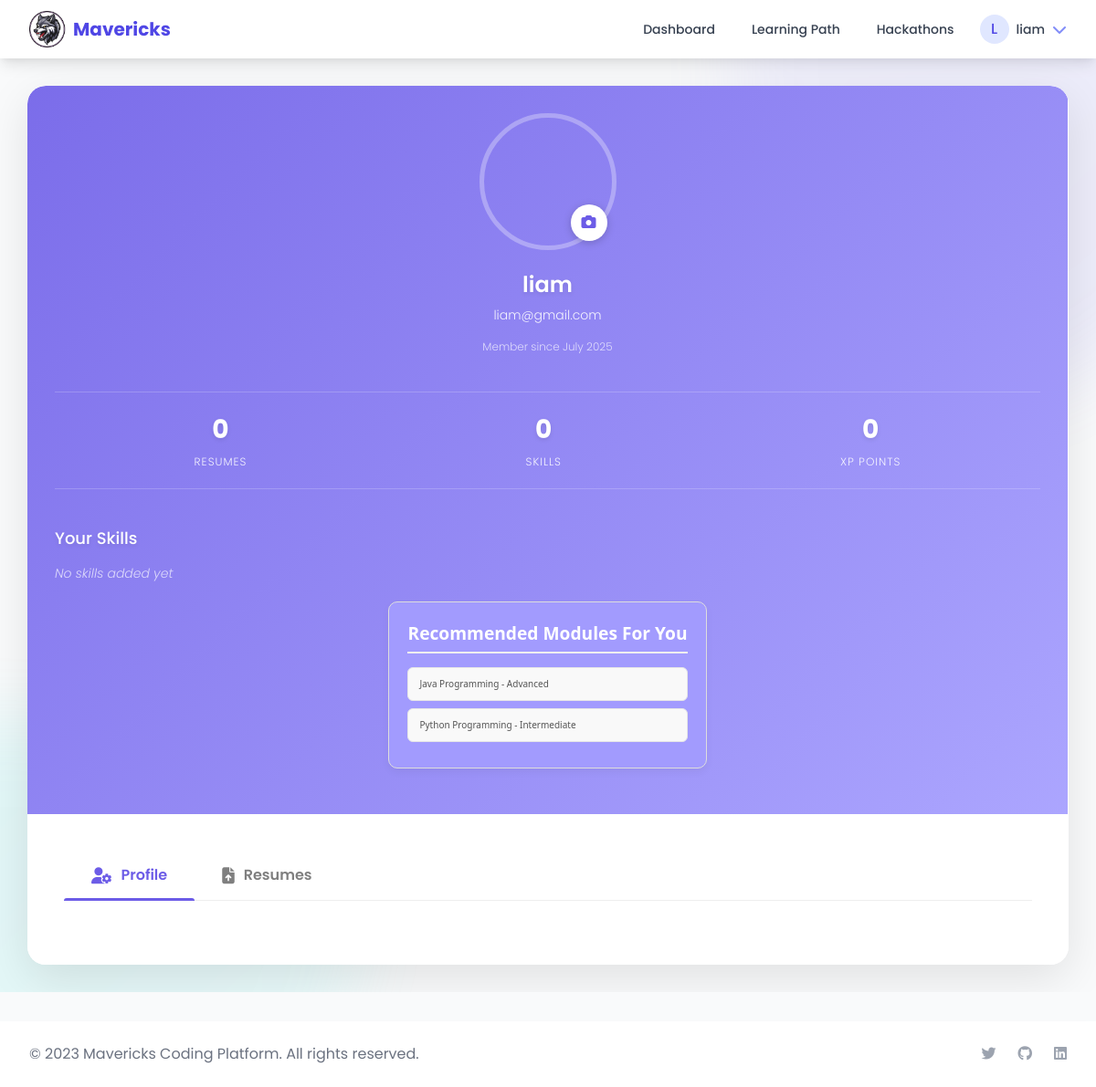
The app's page /profile/ (signed in) with its own data.
### myapp/models.py (models this page shows, shortened)
class CustomUser(AbstractUser):
    email = models.EmailField(unique=True)
    is_admin = models.BooleanField(default=False)
    profile_picture = models.ImageField(upload_to='profile_pics/', null=True, blank=True)
    bio = models.TextField(blank=True)
    total_xp = models.PositiveIntegerField(default=0)
    is_verified = models.BooleanField(default=False)
    verification_token = models.UUIDField(default=uuid.uuid4, editable=False)
    token_created_at = models.DateTimeField(auto_now_add=True, null=True)
    username = models.CharField(max_length=150, unique=False)
    USERNAME_FIELD = 'email'
    REQUIRED_FIELDS = ['username']  # username is still required for creation

class UserProfile(models.Model):
    user = models.OneToOneField(CustomUser, on_delete=models.CASCADE, related_name='profile')
    skills = models.TextField(blank=True)
    experience_level = models.CharField(max_length=50, blank=True)
    created_at = models.DateTimeField(auto_now_add=True)
    updated_at = models.DateTimeField(auto_now=True)
    @property
    def total_xp(self):
        return self.xp_records.aggregate(total=models.Sum('xp'))['total'] or 0

class Module(models.Model):
    DIFFICULTY_LEVELS = (
        ('beginner', 'Beginner'),
        ('intermediate', 'Intermediate'),
        ('advanced', 'Advanced'),
    )
    name = models.CharField(max_length=100)
    description = models.TextField()
    estimated_time = models.CharField(max_length=50)
    difficulty = models.CharField(max_length=20, choices=DIFFICULTY_LEVELS)
    thumbnail = models.ImageField(upload_to='module_thumbnails/', null=True, blank=True)
    created_at = models.DateTimeField(auto_now_add=True)
    xp_reward = models.PositiveIntegerField(default=100)  # Experience points for completing

### myapp/views.py (the view, shortened to what this page needs)
# urls.py: path('profile/', views.profile_view, name='profile'),
@login_required
def profile_view(request):
    user = request.user
    profile = getattr(user, 'profile', None)
    profile_form = ProfileUpdateForm(instance=request.user)
    resume_form = ResumeUploadForm()
    learning_paths = LearningPath.objects.filter(user=user).select_related('module')
    xp_earned = learning_paths.filter(status='completed').aggregate(
        total_xp=Sum('module__xp_reward')
    )['total_xp'] or 0
    coding_xp = profile.total_xp if profile else 0
    total_xp = coding_xp + xp_earned
    resume = Resume.objects.filter(user=request.user).first()
    recommended_modules = []
    if profile and profile.skills:
        profile_skills_words = set()
        for skill in profile.skills.split(','):
            profile_skills_words.update(re.findall(r'\w+', skill.lower()))
        for module in Module.objects.all():
            module_name_words = set(re.findall(r'\w+', module.name.lower()))
            if profile_skills_words.isdisjoint(module_name_words):
                recommended_modules.append(module)
    else:
        recommended_modules = list(Module.objects.all())
    return render(request, 'user/profile.html', {
        'profile_form': profile_form,
        'resume_form': resume_form,
        'resume': resume,  # Single resume object instead of queryset
        'user': request.user,
        'total_xp': total_xp,
        'recommended_modules': recommended_modules
    })

### myapp/templatetags/custom_filters.py (called while the page is built)
@register.filter(name='split')
def split(value, delimiter=','):
    if not value:
        return []
    return [item.strip() for item in str(value).split(delimiter) if item.strip()]

### myapp/templates/user/profile.html (shortened to what this page needs)
{% extends "base.html" %}
{% load static %}
{% load custom_filters %}
{% block content %}
<div class="profile-container">
    <div class="profile-wrapper">
        <div class="profile-sidebar">
            <div class="profile-header">
                <div class="avatar-upload">
                    <div class="avatar-edit">
                        <label for="imageUpload"><i class="fas fa-camera"></i></label>
                    </div>
                    <div class="avatar-preview">
                    </div>
                </div>
                <h2>{{ user.username }}</h2>
                <p class="email">{{ user.email }}</p>
                <div class="member-since">Member since {{ user.date_joined|date:"F Y" }}</div>
            </div>
            <div class="profile-stats">
                <div class="stat-item">
                    <div class="stat-value">{{ user.resumes.count }}</div>
                    <div class="stat-label">Resumes</div>
                </div>
                <div class="stat-item">
                    <div class="stat-value">{{ user.profile.skills|split|length }}</div>
                    <div class="stat-label">Skills</div>
                </div>
                <div class="stat-item">
                    <div class="stat-value">{{ total_xp }}</div>
                    <div class="stat-label">XP Points</div>
                </div>
            </div>
            <div class="skills-section">
                <h3>Your Skills</h3>
                <div class="skills-cloud">
                    {% if user.profile.skills %}
                        {% for skill in user.profile.skills|split %}
                            <span class="skill-tag" style="color: white;">{{ skill }}</span>
                        {% endfor %}
                    {% else %}
                        <p class="no-skills">No skills added yet</p>
                    {% endif %}
                </div>
            </div>
            {% if recommended_modules %}
<div class="recommendations">
    <h4>Recommended Modules For You</h4>
    <ul>
    {% for module in recommended_modules %}
        <a href="http://127.0.0.1:8000/modules/"><li>{{ module.name }} - {{ module.difficulty|title }}</li></a>
    {% endfor %}
    </ul>
</div>
{% endif %}
        </div>
        <div class="profile-content">
            <div class="profile-tabs">
                <div class="tab-buttons">
                    <button class="tab-button active" data-tab="profile-tab">
                        <i class="fas fa-user-cog"></i> Profile
                    </button>
                    <button class="tab-button" data-tab="resume-tab">
                        <i class="fas fa-file-upload"></i> Resumes
                    </button>
                </div>
            </div>
        </div>
    </div>
</div>
{% endblock %}

### myapp/templates/base.html (shortened to what this page needs)
{% load static %}
<!DOCTYPE html>
<html lang="en">
<head>
    <link href="https://cdn.jsdelivr.net/npm/tailwindcss@2.2.19/dist/tailwind.min.css" rel="stylesheet">
    <link rel="stylesheet" href="https://cdnjs.cloudflare.com/ajax/libs/font-awesome/6.4.0/css/all.min.css">
    <link rel="stylesheet" href="{% static 'css/styles.css' %}">
    <link rel="stylesheet" href="{% static 'css/animations.css' %}">
</head>
<body id="ssd" class="bg-gray-50 font-poppins">
    <div class="min-h-screen flex flex-col">
        <nav class="bg-white shadow-lg">
            <div class="max-w-7xl mx-auto px-4 sm:px-6 lg:px-8">
                <div class="flex justify-between h-16">
                    <div class="flex items-center">
                        <a href="{% if request.user.is_authenticated %}{% url 'dashboard' %}{% else %}{% url 'login' %}{% endif %}" class="flex items-center">
                            <img src="{% static 'images/logo1.png' %}" alt="Mavericks Logo" class="h-10 w-auto">
                            <span class="ml-2 text-xl font-bold text-indigo-600">Mavericks</span>
                        </a>
                    </div>
                    <div class="flex items-center">
                        {% if request.user.is_authenticated %}
                        <div class="flex items-center space-x-4">
                            <a href="{% url 'dashboard' %}" class="text-gray-700 hover:text-indigo-600 px-3 py-2 rounded-md text-sm font-medium">Dashboard</a>
                            <a href="{% url 'learning_path' %}" class="text-gray-700 hover:text-indigo-600 px-3 py-2 rounded-md text-sm font-medium">Learning Path</a>
                            <a href="{% url 'hackathon' %}" class="text-gray-700 hover:text-indigo-600 px-3 py-2 rounded-md text-sm font-medium">Hackathons</a>
                            <div class="relative">
                              <button id="user-menu" type="button" class="flex items-center space-x-2 focus:outline-none"
                                aria-haspopup="true" aria-expanded="false" aria-controls="user-dropdown">
                                {% if request.user.profile_picture %}
                                  <img class="h-8 w-8 rounded-full" src="{{ request.user.profile_picture.url }}" alt="Profile" />
                                {% else %}
                                  <div class="h-8 w-8 rounded-full bg-indigo-100 flex items-center justify-center">
                                    <span class="text-indigo-600 font-medium">{{ request.user.username|first|upper }}</span>
                                  </div>
                                {% endif %}
                                <span class="text-gray-700 text-sm font-medium">{{ request.user.username }}</span>
                                <i class="fas fa-chevron-down text-indigo-400 ml-1"></i>
                              </button>
                            </div>
                        </div>
                        {% endif %}
                    </div>
                </div>
            </div>
        </nav>
        <main class="flex-grow">
            {% block content %}{% endblock %}
        </main>
        <footer class="bg-white shadow-lg mt-8">
            <div class="max-w-7xl mx-auto px-4 sm:px-6 lg:px-8 py-6">
                <div class="md:flex md:items-center md:justify-between">
                    <div class="flex justify-center md:order-2 space-x-6">
                        <a href="#" class="text-gray-400 hover:text-indigo-600" aria-label="Twitter">
                            <i class="fab fa-twitter"></i>
                        </a>
                        <a href="#" class="text-gray-400 hover:text-indigo-600" aria-label="GitHub">
                            <i class="fab fa-github"></i>
                        </a>
                        <a href="#" class="text-gray-400 hover:text-indigo-600" aria-label="LinkedIn">
                            <i class="fab fa-linkedin"></i>
                        </a>
                    </div>
                    <div class="mt-8 md:mt-0 md:order-1">
                        <p class="text-center text-base text-gray-500">&copy; 2023 Mavericks Coding Platform. All rights reserved.</p>
                    </div>
                </div>
            </div>
        </footer>
    </div>
</body>
</html>

### records on screen
CustomUser: user.username|first "L", user.username "liam", username "liam", email "liam@gmail.com", date_joined "July 2025", resumes.count "0", profile.skills|split "0"
Module: name "Java Programming", difficulty "Advanced"
Module: name "Python Programming", difficulty "Intermediate"

### other values on screen
{{ total_xp }} "0"
